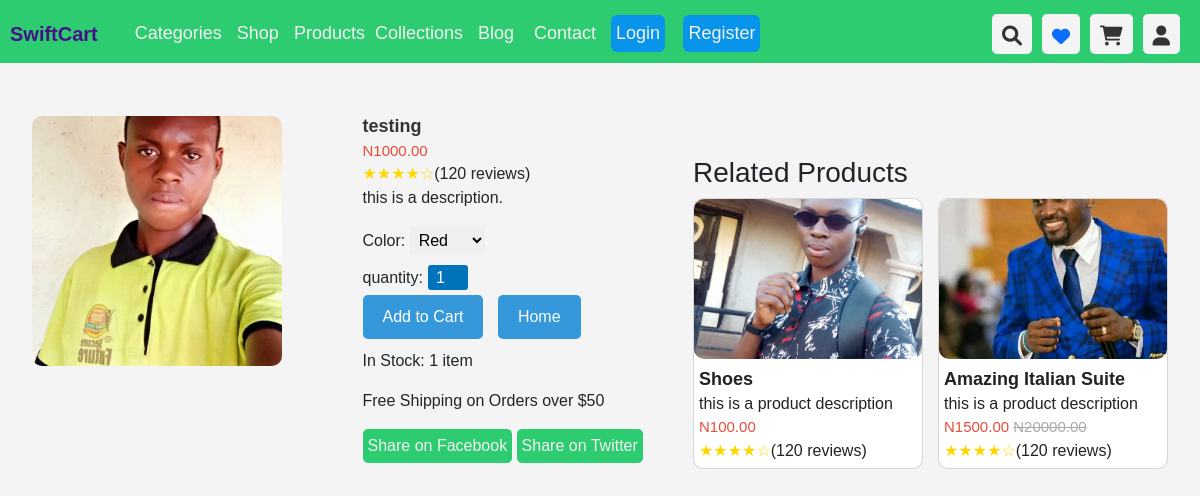
Page /product/45f5c0f7-6c9f-45db-b106-e568e50273c1/ on the earlier database version.
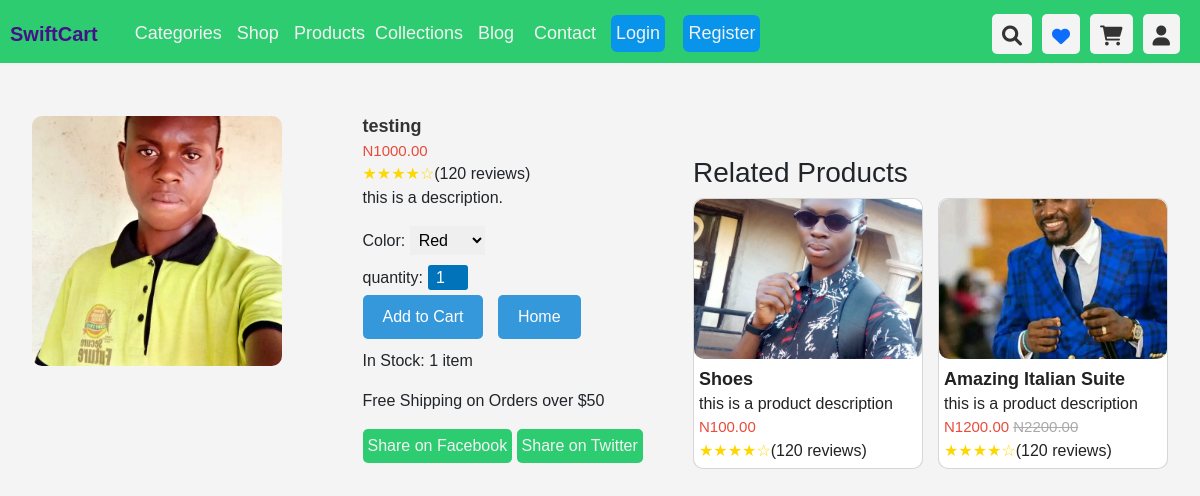
Same page on the later database version.
### Store/models.py (models this page shows)
class Product(models.Model):
    id = models.UUIDField(primary_key=True, unique=True, default=uuid.uuid4)
    name = models.CharField(max_length=100)
    image = models.ImageField(upload_to='products_images', blank=True, null=True)
    description = models.TextField()
    in_stock = models.PositiveBigIntegerField(default=1)
    price = models.DecimalField(decimal_places=2, max_digits=10000)
    is_sale = models.BooleanField(default=False)
    sale_price = models.DecimalField(decimal_places=2, max_digits=10000, blank=True, null=True)
    is_featured = models.BooleanField(default=False)
    is_trending = models.BooleanField(default=False)
    is_best_seller = models.BooleanField(default=False)
    category = models.ForeignKey(Category, related_name='product_category', on_delete=models.CASCADE)
    created_by = models.ForeignKey(User, related_name='addes_product', on_delete=models.CASCADE)
    created_at = models.DateTimeField(auto_now_add=True)
    def __str__(self):
        return f'{self.name}'

### Store/views.py (the view)
# urls.py: path('product/<uuid:product_id>/', views.product_details, name='product'),
def product_details(request, product_id):
    categories = Category.objects.all()
    product = get_object_or_404(Product, id=product_id)
    related_products = Product.objects.filter(category=product.category).exclude(id=product_id)[0:3]
    context = {
        'product':product,
        'related_products':related_products,
        'categories':categories,
        }
    return render(request, 'store/product_details.html', context)

### Store/models.py (called while the page is built)
    def __str__(self):
        return f'{self.name}'

### Store/templates/store/product_details.html (shortened to what the changed rows need)
{% extends 'store/base.html' %}
{% load static %}
{% block content %}
<br>
<br>
<br><br>
<div class="container-fluid">
    <div class="product-detail-page">
        <div style="display: flex; justify-content: space-between;" class="product-detail">
            <div class="product-info">
                <h1 class="product-title">{{product}}</h1>
            </div>
        </div>
        <div class="related-products">
            <section class="section">
                <div class="product-carousel section-container">
                    {% for product in related_products %}
                    <div class="card">
                        <div class="card-img">
                            {% if product.image %}
                            <img src="{{product.image.url}}" alt="images/images (20).jpeg">
                            {% endif %}
                        </div>
                        <div class="card-content">
                            <a href="{% url 'product' product.id %}" style="text-decoration: none; color: #222;">
                                <div>
                                    <h3 class="product-title">{{product}}</h3>
                                    <p class="product-description" style="padding: 0; margin: 0;">
                                        this is a product description
                                    </p>
                                    {% if product.is_sale %}
                                    <p class="product-price" style="padding: 0; margin: 0;">N{{product.sale_price}}
                                        <span class="old-price"> N{{product.price}} </span>
                                    </p>
                                    {% else %}
                                    <p class="product-price" style="padding: 0; margin: 0;">N{{product.price}} </p>
                                    {% endif %}
                                    <div class="product-rating">
                                        <span class="rating-stars">★★★★☆</span>
                                        <span class="rating-count">(120 reviews)</span>
                                    </div>
                                </div>
                            </a>
                        </div>
                    </div>
                    {% endfor %}
                </div>
            </section>
        </div>
    </div>
</div>
{% endblock %}

Differences in the rows shown:
changed Product "Amazing Italian Suite": sale_price "1500.00" → "1200.00"; price "20000.00" → "2200.00"
